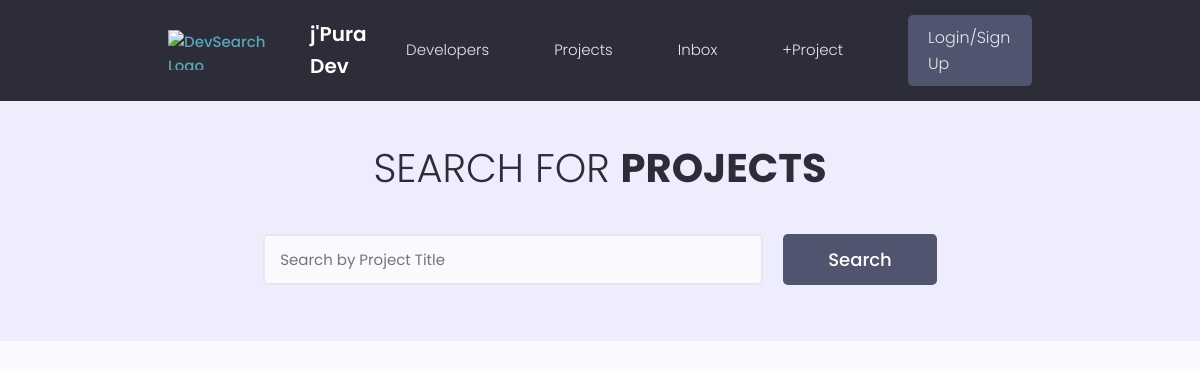
The page /projects/ on the database as committed earlier.
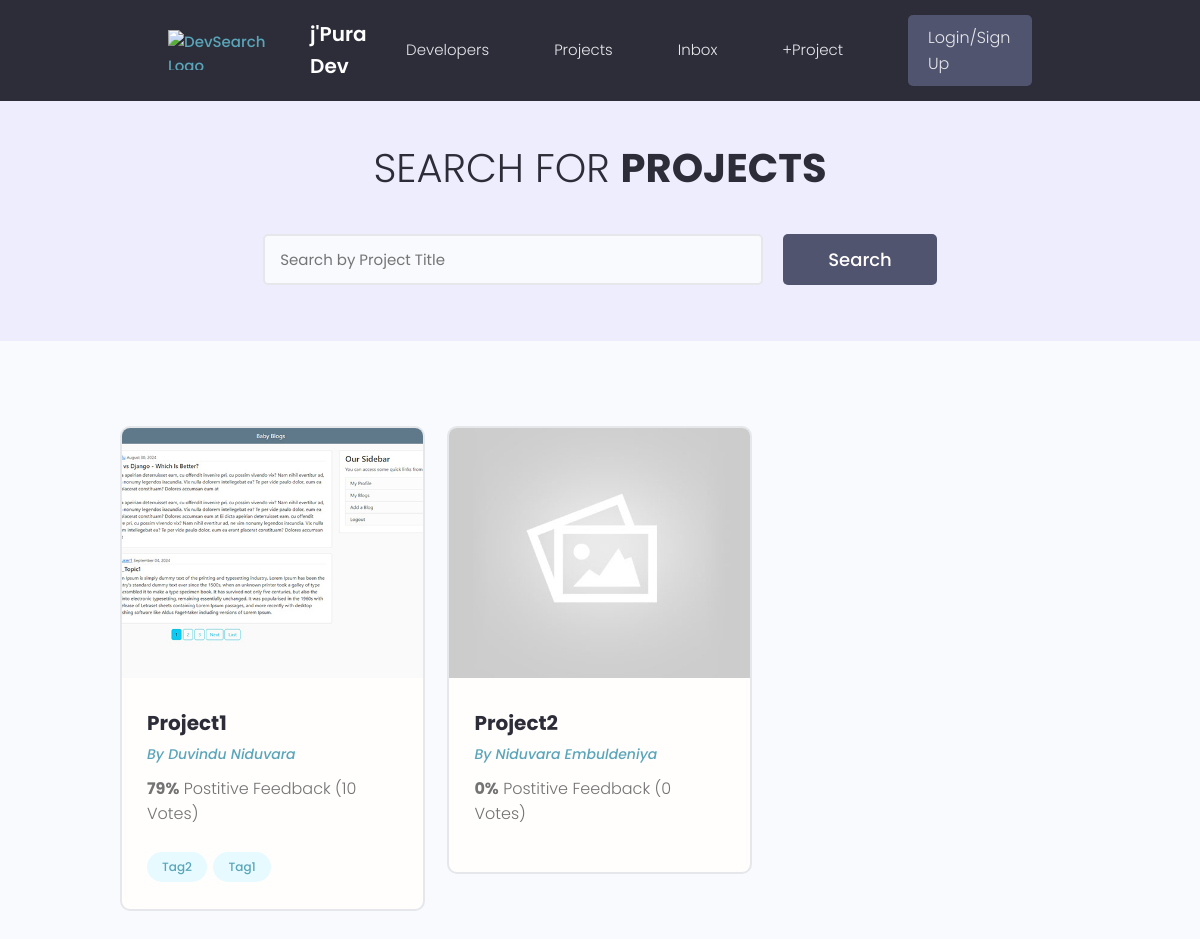
The same page on the database as committed later.
### home/models.py (models this page shows, shortened)
class Project(models.Model):
    owner = models.ForeignKey(User, on_delete=models.CASCADE)
    title = models.CharField(max_length=200)
    description = models.TextField()
    source_link = models.CharField(max_length=200, blank=True, null=True)
    image = models.ImageField(upload_to='uploaded_project_model/', blank=True, null=True)
    vote_total = models.IntegerField(default=0)
    vote_ratio = models.IntegerField(default=0)
    created = models.DateTimeField(auto_now_add=True)

class Profile(models.Model):
    user = models.OneToOneField(User, on_delete=models.CASCADE)
    name = models.CharField(max_length=200, null=True)
    short_intro = models.CharField(max_length=200, null=True)
    bio = models.TextField(null=True)
    location = models.CharField(max_length=200, null=True)
    image = models.ImageField(upload_to='uploaded_profile_model/', blank=True, null=True)
    github_url = models.CharField(max_length=200, blank=True, null=True)
    linkedin_url = models.CharField(max_length=200, blank=True, null=True)
    web_url = models.CharField(max_length=200, blank=True, null=True)
    created = models.DateTimeField(auto_now_add=True)

class Tag(models.Model):
    name = models.CharField(max_length=200)
    project = models.ForeignKey(Project, on_delete=models.CASCADE)
    created = models.DateField(auto_now_add=True)

### home/views.py (the view)
# urls.py: path('projects/', projects, name = 'projects'),
def projects(request):
    projects = Project.objects.all()
    context = {'projects':projects}
    return render(request, 'home/projects.html', context)

### home/templates/home/projects.html (shortened to what this page needs)
{% extends 'base.html' %}
{% load static %}
{% block content %}
  <main class="projects">
    <section class="hero-section text-center">
      <div class="container container--narrow">
        <div class="hero-section__box">
          <h2>Search for <span>Projects</span></h2>
        </div>
        <div class="hero-section__search">
          <form class="form" action="#" method="get">
            <div class="form__field">
              <input class="input input--text" id="formInput#search" type="text" name="text"
                placeholder="Search by Project Title" />
            </div>
            <input class="btn btn--sub btn--lg" type="submit" value="Search" />
          </form>
        </div>
      </div>
    </section>
    <section class="projectsList">
      <div class="container">
        <div class="grid grid--three">
          {% for project in projects %}
          <div class="column">
            <div class="card project">
              <a href="{% url 'project' project.id %}" class="project">
                {% if project.image %}
                    <img class="project__thumbnail" src="{{project.image.url}}" alt="project thumbnail" />
                {% else %}
                    <img class="project__thumbnail" src="{% static 'static_project_model/default.jpg' %}" alt="project thumbnail" />
                {% endif %}
                <div class="card__body">
                  <h3 class="project__title">{{project.title}}</h3>
                  <p><a class="project__author" href="{% url 'profile' project.owner.username %}">By {{project.owner.profile.name}}</a></p>
                  <p class="project--rating">
                    <span style="font-weight: bold;">{{project.vote_ratio}}%</span> Postitive
                    Feedback ({{project.vote_total}} Vote{{project.vote_total|pluralize:'s'}})
                  </p>
                  <div class="project__tags">
                    {% for tag in project.tag_set.all %}
                        <span class="tag tag--pill tag--main">
                            <small>{{tag.name}}</small>
                        </span>
                    {% endfor %}
                  </div>
                </div>
              </a>
            </div>
          </div>
          {% endfor %}
        </div>
      </div>
    </section>
  </main>
{% endblock content %}

### templates/base.html (shortened to what this page needs)
{% load static %}
<!DOCTYPE html>
<html lang="en">
<head>
    <link rel="stylesheet" href="https://cdn.iconmonstr.com/1.3.0/css/iconmonstr-iconic-font.min.css" />
    <link rel="stylesheet" href="{% static 'uikit/styles/uikit.css' %}" />
    <link rel="stylesheet" href="{% static 'styles/app.css' %}" />
</head>
<body>
    {% include 'navbar.html' %}
    {% block content %}
    {% endblock content %}
</body>
</html>

### templates/navbar.html (shortened to what this page needs)
{% load static %}
  <header class="header">
    <div class="container container--narrow">
      <a href="{% url 'home' %}" class="header__logo" style="display: flex; align-items: center; gap: 10px; text-decoration: none;">
        <img src="{% static 'static_web_images/logo.png' %}" alt="DevSearch Logo" style="height: 40px; width: auto;">
        <h1 style="margin: 0; font-size: 2rem; color: white; font-weight: 550;">j'Pura Dev</h1>
      </a>
      <nav class="header__nav">
        <ul class="header__menu">
          <li class="header__menuItem"><a href="{% url 'home' %}">Developers</a></li>
          <li class="header__menuItem"><a href="{% url 'projects' %}">Projects</a></li>
          <li class="header__menuItem"><a href="">Inbox</a></li>
          <li class="header__menuItem"><a href="{% url 'project-create' %}">+Project</a></li>
          <li class="header__menuItem"><a href="" class="btn btn--sub">Login/Sign Up</a></li>
        </ul>
      </nav>
    </div>
  </header>

### static/styles/app.css (style rules this page uses)
:root { --color-sub: #2d2d39; }
.btn--sub { background-color: var(--color-sub-light); }
.card { border: 2px solid var(--color-light); }
img { width: 100%; }
.header { position: sticky; z-index: 111; background-color: var(--color-sub); padding: 1.5rem 0; }
.header > .container { display: flex; justify-content: space-between; align-items: center; }
.header__logo > img { height: 3.8rem; }
.header__nav > ul { display: inline-flex; align-items: center; list-style: none; gap: 6.5rem; }
.header__menuItem > a { color: var(--color-light); font-weight: 300; }
.hero-section { height: 40vh; display: flex; align-items: center; background-color: var(--color-sub); }
.hero-section__box { margin-bottom: 4rem; }
.hero-section__box > h2, .hero-section__box > h2 > span { font-size: 4rem; color: var(--color-light); line-height: 1.3; text-transform: uppercase; }
.hero-section__box > h2 { font-weight: 300; }
.hero-section__box > h2 > span { font-weight: 700; }
.hero-section__search > .form { display: flex; align-items: center; justify-content: center; gap: 2rem; }
.hero-section__search > .form input.input--text { width: 50rem; }
.project__author { font-size: 1.4rem; font-style: italic; }
.project--rating { margin-bottom: 1.6em; margin-top: .5em; }
.projects > .hero-section { background: var(--color-sub-lighter); height: 30vh; }
.projects .hero-section__box { margin-bottom: 2.5rem; }
.projects .hero-section__box > h2 { color: var(--color-sub); }
.projects .hero-section__box > h2 > span { font-weight: 700; color: var(--color-sub); }
.projectsList { margin-top: 8rem; }
.project__thumbnail { height: 25rem; object-fit: cover; object-position: top center; }
.project__title { font-size: 2rem; font-weight: 700; color: var(--color-sub); }

### static/uikit/styles/modules/_variables.css (style rules this page uses)
:root { --color-main: #5aa5b9; --color-main-light: #e6faff; --color-sub: #3f4156; --color-sub-light: #51546e; --color-sub-lighter: #ededfd; --color-text: #737373; --color-gray: #8b8b8b; --color-light: #e5e7eb; --color-light-gray: #767676; --color-bg: #f8fafd; --color-white: #fffefd; --color-white-light: #f3f3f3; --color-success: #359e64; --color-success-bg: #def8e8; --color-error: #fc4b0b; --color-error-bg: #fff2ee; --font-base: 'Poppins', arial, helvetica, 'Segoe UI', roboto, ubuntu, sans-serif; --font-monospace: 'Fira Code', 'Courier New', courier, monospace; --font-regular: 300; --font-medium: 500; --font-bold: 700; --generic-shadow: 1px 1px 5px #00000010; --generic-transition: all 0.3s ease-in-out; }

### static/uikit/styles/modules/_base.css (style rules this page uses)
* { margin: 0; padding: 0; box-sizing: border-box; text-rendering: optimizeLegibility; color: inherit; font-size: inherit; }
html { font-size: 50%; }
@media only screen and (min-width: 480px) { html { font-size: 56.25%; } }
@media only screen and (min-width: 1200px) { html { font-size: 62.5%; } }
body { line-height: 1.6; font-weight: 400; font-size: 1.5rem; color: var(--color-text); background-color: var(--color-bg); min-height: 100vh; }

### static/uikit/styles/modules/_typography.css (style rules this page uses)
* { font-family: var(--font-base); }
h1 { font-size: 4.8rem; font-weight: var(--font-medium); }
h2 { font-size: 3.6rem; font-weight: var(--font-bold); }
h3 { font-size: 3.2rem; font-weight: var(--font-medium); }
p, span, strong { font-size: 1.6rem; color: var(--color-text); font-weight: var(--font-regular); }
a { padding-bottom: 2px; text-decoration: none; display: inline-block; color: var(--color-main); font-weight: var(--font-medium); }

### static/uikit/styles/modules/_utilities.css (style rules this page uses)
.container { width: 92%; max-width: 165rem; margin: 0 auto; box-sizing: border-box; }
.container--narrow { width: 92%; max-width: 120rem; }
@media screen and (min-width: 1000px) { .container { width: 90%; } }
@media screen and (min-width: 1000px) { .container--narrow { width: 85%; } }
@media screen and (min-width: 1200px) { .container { width: 80%; } }
@media screen and (min-width: 1200px) { .container--narrow { width: 72%; } }
.text-center { text-align: center; }

### static/uikit/styles/modules/_button.css (style rules this page uses)
.btn { display: inline-block; position: relative; cursor: pointer; background-color: var(--color-light); font-weight: var(--font-medium); color: var(--color-sub); text-decoration: none; padding: 1rem 2rem; border-radius: 0.5rem; border: none; width: -webkit-fit-content; width: -moz-fit-content; width: fit-content; height: -webkit-fit-content; height: -moz-fit-content; height: fit-content; font-size: 1.6rem; outline-width: 0; outline-color: transparent; -webkit-backface-visibility: hidden; backface-visibility: hidden; transition: all 0.3s ease-in-out; }
.btn--sub { background-color: var(--color-sub); color: var(--color-white); }
.btn--lg { font-size: 1.8rem; padding: 1.2rem 4.5rem; }

Rows that differ between the two databases and show on the page:
added Project: image (picture), title "Project1", owner.profile.name "Duvindu Niduvara", vote_ratio "79", vote_total "10"
added Tag: name "Tag2"
added Tag: name "Tag1"
added Project: title "Project2", owner.profile.name "Niduvara Embuldeniya", vote_ratio "0", vote_total "0"
